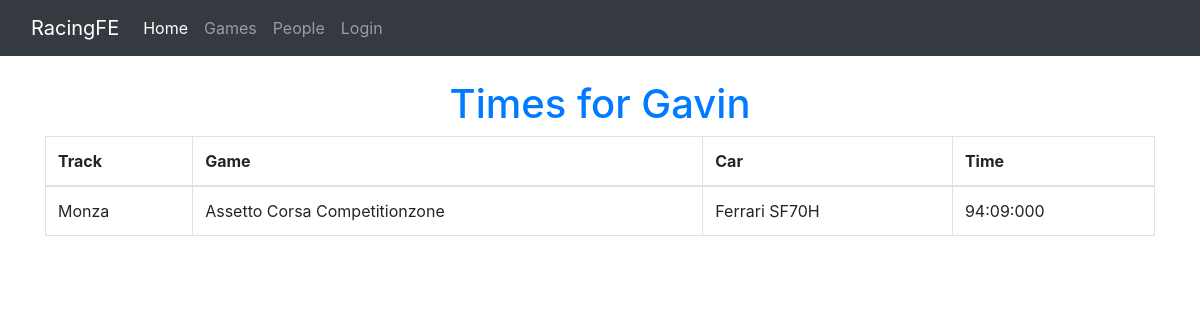
Before: /people/1/ with the older database file.
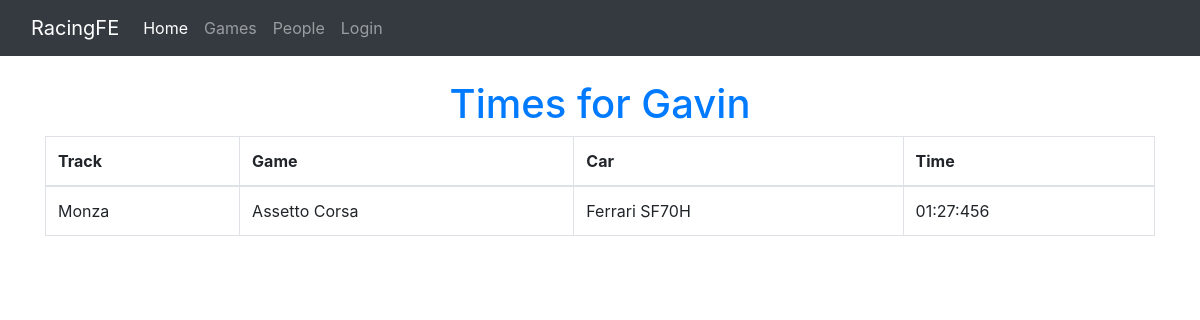
After: the same page with the newer database file.
### TimeBoards/models.py (models this page shows, shortened)
class LeaderboardEntry(models.Model):
    track = models.ForeignKey(Track, on_delete=models.CASCADE)
    car = models.ForeignKey(Car, on_delete=models.CASCADE)
    user = models.ForeignKey(Person, on_delete=models.CASCADE)
    game = models.ForeignKey(Game, on_delete=models.CASCADE)
    time = models.DurationField()
    logged_at = models.DateTimeField(auto_now=True)
    class Meta:
        unique_together = ('track', 'car', 'user')
        indexes = [
            models.Index(fields=['track', 'car', 'user']),
            models.Index(fields=['track', 'car']),
        ]
    @property
    def formatted_time(self):
        return LeaderboardEntry.format_duration(self.time)
    @staticmethod
    def format_duration(duration):
        if not duration:
            return "00:00:000"
        total_seconds = int(duration.total_seconds())
        minutes = total_seconds // 60
        seconds = total_seconds % 60
        milliseconds = duration.microseconds // 1000
        return f"{minutes:02}:{seconds:02}:{milliseconds:03}"

class Track(models.Model):
    name = models.CharField(max_length=100)
    game = models.ForeignKey(Game, on_delete=models.CASCADE)

class Game(models.Model):
    name = models.CharField(max_length=100)
    settings = models.JSONField(default=dict)  # To store game-specific settings like difficulty levels

class Car(models.Model):
    name = models.CharField(max_length=100)
    game = models.ForeignKey(Game, on_delete=models.CASCADE)
    track = models.ForeignKey(Track, on_delete=models.CASCADE)

### TimeBoards/views.py (the view)
# urls.py: path('people/<int:person_id>/', views.person_times, name='person_times'),
def person_times(request, person_id):
    person = get_object_or_404(Person, id=person_id)
    times = LeaderboardEntry.objects.filter(user=person).order_by('time')
    return render(request, 'TimeBoards/person_times.html', {'person': person, 'times': times})

### TimeBoards/templates/TimeBoards/person_times.html
{% extends 'TimeBoards/base.html' %}
{% block content %}
<h1>Times for {{ person.name }}</h1>
<table class="table">
    <thead>
        <tr>
            <th>Track</th>
            <th>Game</th>
            <th>Car</th>
            <th>Time</th>
        </tr>
    </thead>
    <tbody>
        {% for entry in times %}
        <tr>
            <td>{{ entry.track.name }}</td>
            <td>{{ entry.track.game.name }}</td>
            <td>{{ entry.car.name }}</td>
            <td>{{ entry.formatted_time }}</td>
        </tr>
        {% endfor %}
    </tbody>
</table>
{% endblock %}

Changed rows visible on the page:
changed LeaderboardEntry "Monza": track.game.name "Assetto Corsa Competitionzone" → "Assetto Corsa"; formatted_time "94:09:000" → "01:27:456"
